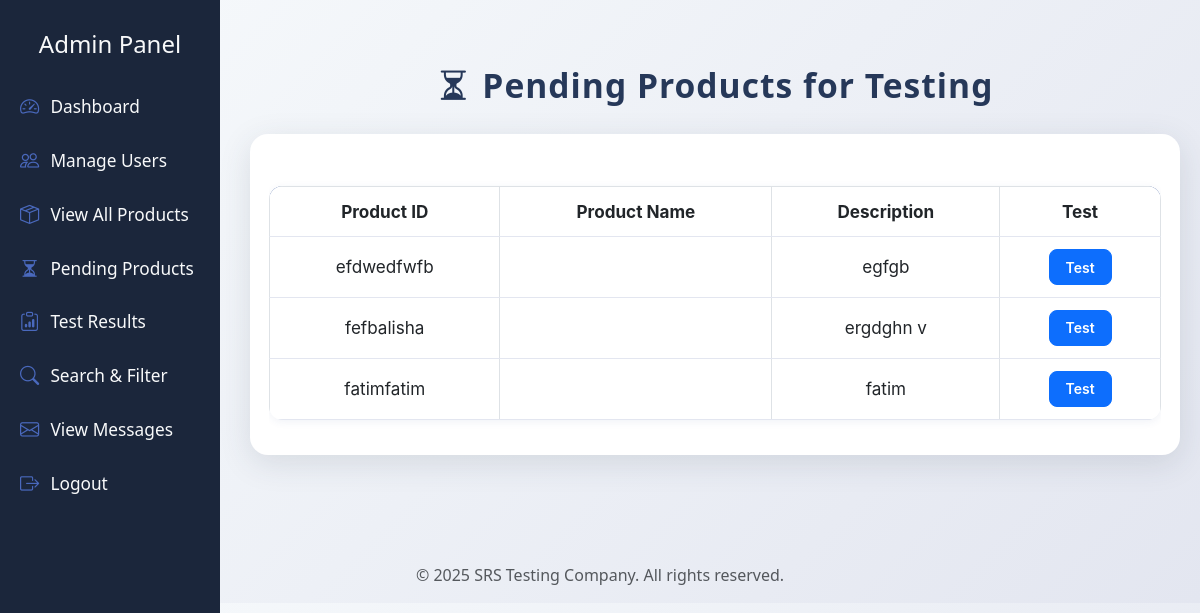
/srs_testing/admin/view_pending.php (signed in), run on the app's committed database.
### tables this page shows
CREATE TABLE `products` (
  `id` int(11) NOT NULL,
  `user_id` int(11) NOT NULL,
  `product_id` varchar(10) NOT NULL,
  `product_name` varchar(100) NOT NULL,
  `description` text DEFAULT NULL,
  `created_at` timestamp NOT NULL DEFAULT current_timestamp(),
  `product_code` varchar(20) DEFAULT NULL,
  `revision` varchar(10) DEFAULT NULL,
  `manufacture_no` varchar(10) DEFAULT NULL,
  `status` varchar(20) DEFAULT NULL,
  `remarks` text DEFAULT NULL,
  `test_type` varchar(50) DEFAULT NULL,
  `tested_by` varchar(100) DEFAULT NULL,
  `tested_at` datetime DEFAULT NULL
);

### srs_testing/admin/view_pending.php (the view, shortened to what this page needs)
<?php
include '../includes/db.php';
$stmt = $pdo->query("SELECT * FROM products WHERE status IS NULL");
$products = $stmt->fetchAll();
?>
<?php include '../includes/header.php'; ?>
<div class="container-fluid px-0">
  <div class="pending-title mb-4">
    <i class="bi bi-hourglass-split"></i> Pending Products for Testing
  </div>
  <div class="pending-table">
    <div class="table-responsive">
      <table class="table table-bordered table-hover align-middle">
        <thead>
          <tr>
            <th>Product ID</th>
            <th>Product Name</th>
            <th>Description</th>
            <th>Test</th>
          </tr>
        </thead>
        <tbody>
          <?php foreach ($products as $p): ?>
            <tr>
              <td><?= htmlspecialchars($p['product_id']) ?></td>
              <td><?= htmlspecialchars($p['product_name']) ?></td>
              <td><?= htmlspecialchars($p['description']) ?></td>
              <td>
                <a href="test_voltage.php?product_id=<?= $p['id'] ?>" class="btn btn-primary btn-sm">Test</a>
              </td>
            </tr>
          <?php endforeach; ?>
        </tbody>
      </table>
    </div>
  </div>
</div>
<?php include '../includes/footer.php'; ?>

### srs_testing/admin/view_pending.php (style rules this page uses)
.pending-title { color: #263859; font-weight: 900; font-size: 2.1rem; letter-spacing: 1px; margin-bottom: 2.2rem; margin-top: 2.5rem; text-align: center; display: flex; align-items: center; justify-content: center; gap: 0.7rem; }
.pending-table { background: #fff; border-radius: 18px; box-shadow: 0 8px 32px 0 rgba(44,62,80,0.13); padding: 2.2rem 1.2rem 1.2rem 1.2rem; margin: 0 auto 2.5rem auto; max-width: 1000px; }
.table { border-radius: 14px; overflow: hidden; margin-top: 1rem; background: linear-gradient(90deg, #f7fafc 60%, #e3e6f0 100%); box-shadow: 0 2px 8px rgba(39,70,144,0.07); }
.table thead { background-color: #274690; color: #fff; }
.table th, .table td { vertical-align: middle; font-size: 1.07rem; text-align: center; border-bottom: 1px solid #e3e6f0; padding: 0.75rem 0.5rem; font-family: 'Inter', 'Segoe UI', Arial, sans-serif; }
.btn-primary { border-radius: 8px; font-weight: 600; padding: 0.4rem 1rem; }

### data on the page
products: product "efdwedfwfb", description "egfgb"
products: product "fefbalisha", description "ergdghn v"
products: product "fatimfatim", description "fatim"
